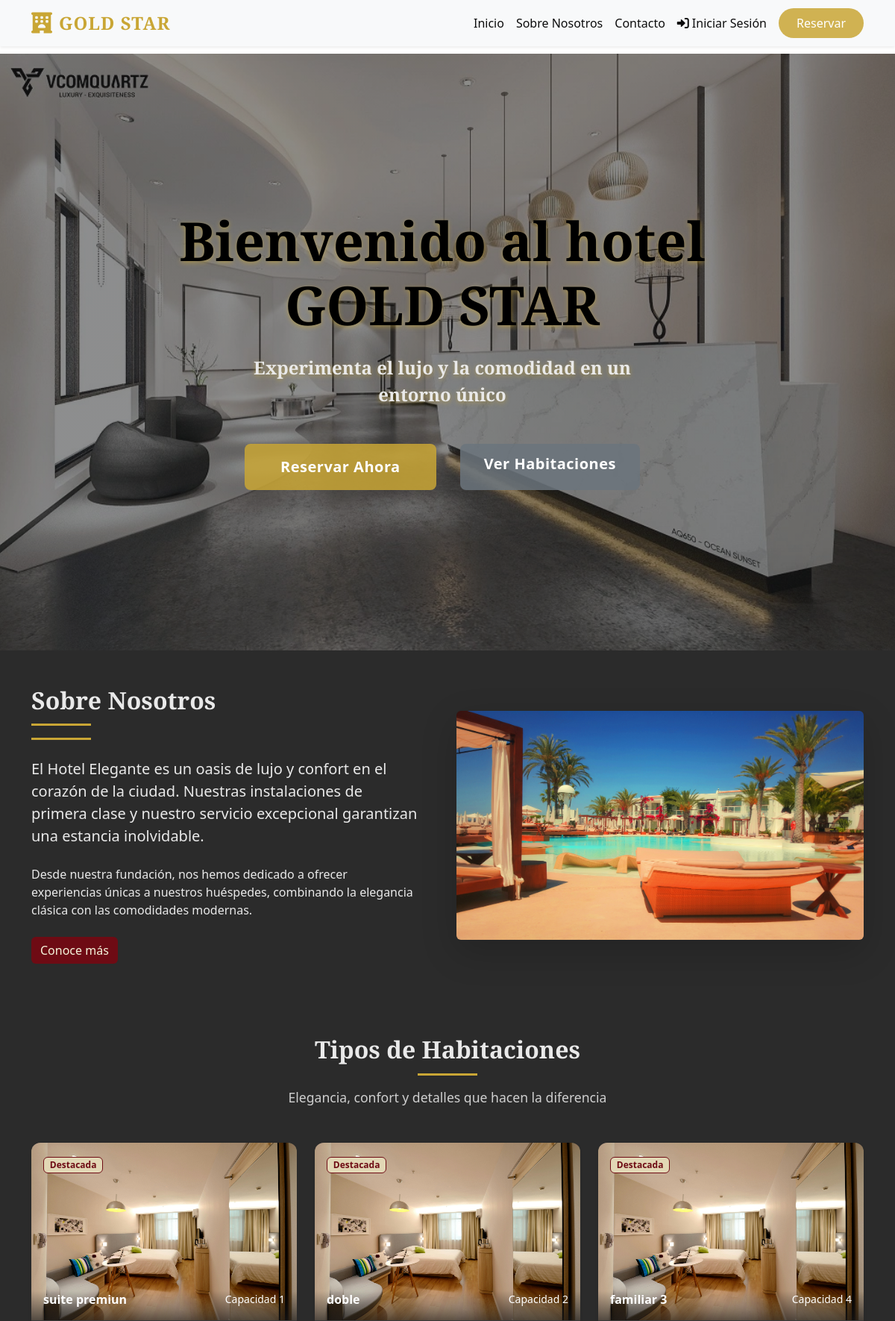
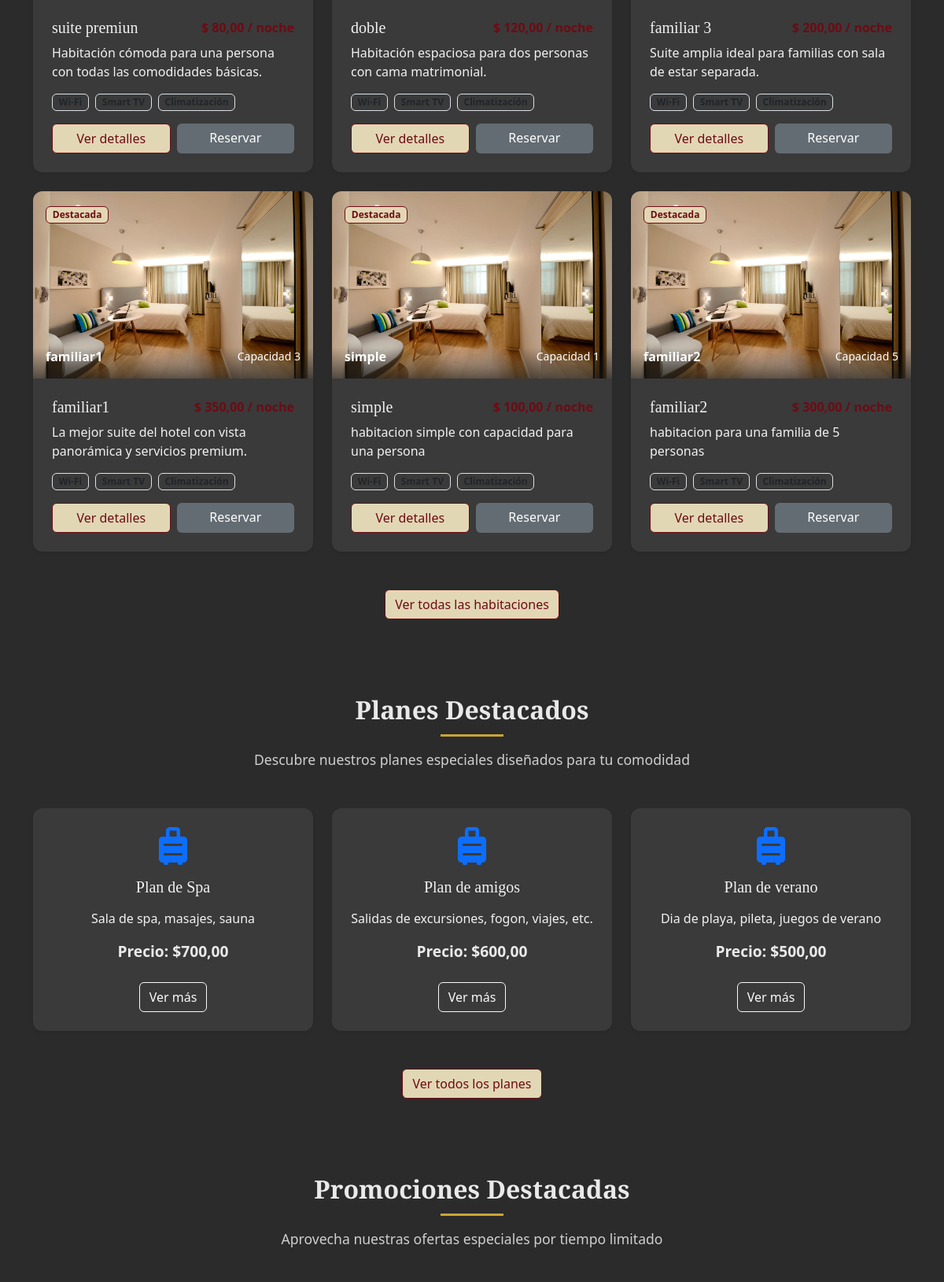
The page / (upper part) on the database its author committed (2 pictures, top to bottom).
### habitaciones/models.py (models this page shows, shortened)
class TipoHabitacion(models.Model):
    nombre = models.CharField(max_length=100, unique=True)
    precio = models.DecimalField(max_digits=10, decimal_places=2)
    capacidad = models.PositiveIntegerField(default=1)
    stock_total = models.PositiveIntegerField(default=0, help_text="Cantidad total de habitaciones de este tipo")
    stock_disponible = models.PositiveIntegerField(default=0, help_text="Cantidad disponible para reservar")
    descripcion = models.TextField(blank=True, null=True)
    imagen = models.ImageField(upload_to='tipos_habitaciones/', blank=True, null=True)
    activo = models.BooleanField(default=True)
    class Meta:
        verbose_name = "Tipo de Habitación"
        verbose_name_plural = "Tipos de Habitaciones"

### administracion/models.py (models this page shows, shortened)
class Plan(models.Model):
    nombre = models.CharField(max_length=100, unique=True)
    descripcion = models.TextField()
    precio = models.DecimalField(max_digits=10, decimal_places=2, validators=[MinValueValidator(0)])
    imagen = models.ImageField(upload_to='planes/', null=True, blank=True)
    habitacion = models.ForeignKey(Habitacion, on_delete=models.CASCADE)  # Habitación asociada al plan
    class Meta:
        ordering = ["nombre"]

### hotel/views.py (the view)
# urls.py: path('', views.index, name='index'),
def index(request):
    if 'numero_huespedes' in request.session:
        del request.session['numero_huespedes']
    if 'fecha_entrada' in request.session:
        del request.session['fecha_entrada']
    if 'fecha_salida' in request.session:
        del request.session['fecha_salida']
    if 'habitacion_id' in request.session:
        del request.session['habitacion_id']
    planes = Plan.objects.all()[:3]
    promociones = Promocion.objects.all()[:3]
    habitaciones = Habitacion.objects.all()[:6]
    tipos = TipoHabitacion.objects.filter(activo=True)[:6]
    servicios = Servicio.objects.all()  # Podés limitar con [:6] si querés
    context = {
        'planes': planes,
        'promociones': promociones,
        'habitaciones': habitaciones,
        'tipos': tipos,
        'servicios': servicios
    }
    return render(request, 'index.html', context)

### administracion/permissions.py (called while the page is built, shortened)
def permisos_context(request):
    return {}

### hotel/templates/index.html (shortened to what this page needs)
{% extends 'base.html' %}
{% load static %}
{% block content %}
<section class="hero position-relative min-vh-100" id="hero">
  <div class="hero-background" style="background-image: url('{% static "img/luhotel.webp" %}');"></div>
  <div class="hero-overlay position-absolute top-0 start-0 w-100 h-100 bg-dark opacity-50"></div>
  <div class="container position-relative d-flex align-items-center justify-content-center" style="z-index: 3;">
    <div class="hero-content text-center text-white py-5">
      <h1 class="display-4 fw-bold mb-4">Bienvenido  al hotel GOLD STAR</h1>
      <p class="lead mb-5">Experimenta el lujo y la comodidad en un entorno único</p>
      <div class="hero-buttons">
    <a href="{% url 'reservas:seleccionar_huespedes' %}" class="btn btn-hotel-gold btn-lg px-5 py-3">Reservar Ahora</a>
        <a href="{% url 'habitaciones_explorar' %}" class="btn btn-hotel-gray btn-lg">Ver Habitaciones</a>
      </div>
    </div>
  </div>
  <div class="scroll-indicator">
  </div>
</section>
<section class="about py-5">
  <div class="container">
    <div class="row align-items-center">
      <div class="col-lg-6 mb-4 mb-lg-0">
        <div class="about-content pe-lg-4">
          <div class="section-header mb-4">
            <h2 class="fw-bold">Sobre Nosotros</h2>
            <div class="divider my-3"></div>
          </div>
          <p class="lead mb-4">El Hotel Elegante es un oasis de lujo y confort en el corazón de la ciudad. Nuestras instalaciones de primera clase y nuestro servicio excepcional garantizan una estancia inolvidable.</p>
          <p class="mb-4">Desde nuestra fundación, nos hemos dedicado a ofrecer experiencias únicas a nuestros huéspedes, combinando la elegancia clásica con las comodidades modernas.</p>
          <a href="{% url 'about' %}" class="btn btn-primary">Conoce más</a>
        </div>
      </div>
      <div class="col-lg-6">
        <div class="about-image rounded overflow-hidden shadow-lg">
          <img src="{% static 'img/pool_dia_unsplash.jpg' %}" alt="Hotel Elegante" class="img-fluid w-100">
        </div>
      </div>
    </div>
  </div>
</section>
<section class="seccion-habitaciones py-5" id="habitaciones">
  <div class="container">
    <div class="section-header text-center mb-5">
      <h2 class="fw-bold">Tipos de Habitaciones</h2>
      <p class="text-muted">Elegancia, confort y detalles que hacen la diferencia</p>
    </div>
    <div class="row g-4">
      {% if tipos %}
        {% for tipo in tipos %}
        <div class="col-md-6 col-lg-4">
          <div class="card h-100 border-0 shadow-sm overflow-hidden">
            <div class="position-relative">
              {% if tipo.imagen %}
                <img src="{{ tipo.imagen.url }}" class="card-img-top img-fluid" alt="{{ tipo.nombre }}">
              {% else %}
                <img src="{% static 'img/habitacion_pexels_1.jpg' %}" class="card-img-top img-fluid" alt="{{ tipo.nombre }}">
              {% endif %}
              <div class="position-absolute top-0 start-0 p-3">
                <span class="badge badge-hotel-beige-dark">Destacada</span>
              </div>
              <div class="position-absolute bottom-0 start-0 w-100 p-3" style="background: linear-gradient(0deg, rgba(26,26,26,0.65) 0%, rgba(26,26,26,0.0) 70%);">
                <div class="d-flex align-items-center justify-content-between text-white">
                  <span class="fw-semibold">{{ tipo.nombre }}</span>
                  <span class="small">Capacidad {{ tipo.capacidad }}</span>
                </div>
              </div>
            </div>
            <div class="card-body p-4">
              <div class="d-flex justify-content-between align-items-start mb-2">
                <h3 class="card-title h5 mb-0">{{ tipo.nombre }}</h3>
                <span class="fw-bold" style="color: var(--vino);">$ {{ tipo.precio }} / noche</span>
              </div>
              <p class="card-text text-muted mb-3">{{ tipo.descripcion|default:"Una opción ideal para tu estadía."|truncatewords:22 }}</p>
              <div class="d-flex gap-2 mb-3">
                <span class="badge bg-light text-dark border">Wi‑Fi</span>
                <span class="badge bg-light text-dark border">Smart TV</span>
                <span class="badge bg-light text-dark border">Climatización</span>
              </div>
              <div class="d-flex gap-2">
                <a href="{% url 'habitaciones:detalle_tipo_publico' tipo.id %}" class="btn btn-hotel-beige-dark w-100">Ver detalles</a>
                <a href="{% url 'reservas:seleccionar_huespedes' %}" class="btn btn-hotel-gray w-100">Reservar</a>
              </div>
            </div>
          </div>
        </div>
        {% endfor %}
      {% else %}
        <p class="text-center">No hay tipos de habitación disponibles en este momento.</p>
      {% endif %}
    </div>
    <div class="text-center mt-5">
      <a href="{% url 'habitaciones_explorar' %}" class="btn btn-hotel-beige-dark">Ver todas las habitaciones</a>
    </div>
  </div>
</section>
<section class="seccion-planes py-5 bg-light">
  <div class="container">
    <div class="section-header text-center mb-5">
      <h2 class="fw-bold">Planes Destacados</h2>
      <p class="text-muted">Descubre nuestros planes especiales diseñados para tu comodidad</p>
    </div>
    <div class="row g-4">
      {% for plan in planes %}
      <div class="col-md-4">
        <div class="card h-100 border-0 shadow-sm">
          <div class="card-body text-center p-4">
            <div class="icon-placeholder mb-3">
              <i class="fas fa-suitcase-rolling fa-3x text-primary"></i>
            </div>
            <h3 class="card-title h5 mb-3">{{ plan.nombre }}</h3>
            <p class="card-text text-muted mb-3">{{ plan.descripcion|truncatechars:100 }}</p>
            <p class="precio fw-bold mb-4">Precio: ${{ plan.precio }}</p>
            <a href="{% url 'detalle_plan' plan.id %}" class="btn btn-outline-light">Ver más</a>
          </div>
        </div>
      </div>
      {% endfor %}
    </div>
    <div class="text-center mt-5">
      <a href="{% url 'planes_y_promociones' %}" class="btn btn-hotel-beige-dark">Ver todos los planes</a>
    </div>
  </div>
</section>
<section class="seccion-promociones py-5">
  <div class="container">
    <div class="section-header text-center mb-5">
      <h2 class="fw-bold">Promociones Destacadas</h2>
      <p class="text-muted">Aprovecha nuestras ofertas especiales por tiempo limitado</p>
    </div>
    <div class="row g-4">
    </div>
  </div>
</section>
{% endblock %}

### hotel/static/css/style.css (style rules this page uses)
:root { --vino: #6E0B14; --beige: #F5F5DC; --negro: #1A1A1A; --dorado: #C9A635; --texto: #2A2A2A; --bs-primary: var(--vino); --bs-secondary: var(--dorado); }
html { font-size: 16px; -webkit-text-size-adjust: 100%; }
.btn-vino, .btn.btn-primary { background-color: var(--vino) !important; color: var(--beige) !important; border: none; transition: all 0.3s ease; }
.btn-hotel-gold { background-color: rgba(201, 166, 53, 0.85) !important; color: #fff !important; border: none; transition: all 0.3s ease; }
.btn-hotel-gray { background-color: rgba(108, 117, 125, 0.85) !important; color: #fff !important; border: none; transition: all 0.3s ease; }
.btn-hotel-beige-dark { background-color: #e2d7b5 !important; color: var(--vino) !important; border: 1px solid var(--vino); transition: all 0.3s ease; }
.hero { background-color: var(--negro); color: var(--beige); padding: 0; position: relative; text-align: center; height: 80vh; min-height: 600px; display: flex; align-items: center; overflow: hidden; }
.hero-background { position: absolute; top: 0; left: 0; width: 100%; height: 100%; z-index: 1; background-size: cover; background-position: center; background-repeat: no-repeat; }
.hero-overlay { background: linear-gradient(rgba(26, 26, 26, 0.7), rgba(26, 26, 26, 0.5)); z-index: 2; }
.hero-content { position: relative; z-index: 3; max-width: 800px; margin: 0 auto; padding: 2rem; }
.hero h1 { color: var(--beige); font-size: clamp(2.5rem, 6vw, 4.5rem); font-family: "Playfair Display", serif; text-shadow: 2px 2px 4px rgba(0, 0, 0, 0.5); margin-bottom: 1.5rem; }
#hero h1 { color: #000000; text-shadow: 0 2px 6px rgba(201, 166, 53, 0.6); font-family: 'Playfair Display', serif; font-weight: 700; }
#hero p { color: #000000; text-shadow: 0 2px 6px rgba(201, 166, 53, 0.6); font-family: 'Playfair Display', serif; font-weight: 600; }
.hero p { color: var(--beige); font-size: clamp(1.1rem, 3vw, 1.5rem); margin-bottom: 2.5rem; text-shadow: 1px 1px 3px rgba(0, 0, 0, 0.5); max-width: 600px; margin-left: auto; margin-right: auto; }
.hero .btn { margin: 0 0.5rem 0.5rem; padding: 0.75rem 2rem; font-weight: 600; letter-spacing: 0.5px; }
.hero-buttons { display: flex; justify-content: center; flex-wrap: wrap; gap: 1rem; }
.section-header h2 { color: var(--vino); font-family: "Playfair Display", serif; margin-bottom: 0.5rem; position: relative; }
.section-header h2::after { content: ""; display: block; width: 80px; height: 3px; background-color: var(--dorado); margin: 0.75rem auto 1rem; }
.section-header p { color: var(--texto); font-size: 1.1rem; max-width: 700px; margin: 0 auto 1.5rem; }
.seccion-planes { background-color: var(--beige); padding: 5rem 0; }
.seccion-planes .card { background-color: #f2f2f2; }
.seccion-planes .icon-placeholder { color: var(--vino); }
.seccion-planes .precio { color: var(--vino); font-weight: bold; font-size: 1.2rem; }
.seccion-promociones { background-color: #fff; padding: 5rem 0; }
.card { border: none; border-radius: 12px; box-shadow: 0 4px 12px rgba(0,0,0,0.08); overflow: hidden; transition: transform 0.3s ease, box-shadow 0.3s ease; height: 100%; background-color: #f2f2f2; }
.card h3 { color: var(--vino); font-family: "Playfair Display", serif; }
.card p { color: var(--texto); }
.about { padding: 5rem 0; background-color: #fff; }
.about .section-header h2 { text-align: left; }
.about .section-header h2::after { margin-left: 0; }
.about .divider { width: 80px; height: 3px; background-color: var(--dorado); margin: 1rem 0 2rem; }
.about-content { padding-right: 2rem; }
.about-image { box-shadow: 0 10px 30px rgba(0,0,0,0.1); }
.badge-hotel-beige-dark { background-color: #e2d7b5 !important; color: var(--vino) !important; border: 1px solid var(--vino) !important; }

### hotel/templates/index.html (style rules this page uses)
main.index-dark h2, main.index-dark h3, main.index-dark p, main.index-dark .card-title, main.index-dark .card-text { color: #e9e9e9 !important; }
main.index-dark .text-muted { color: #cfcfcf !important; }
main.index-dark .bg-light { background-color: transparent !important; }
main.index-dark .seccion-planes, main.index-dark .seccion-promociones, main.index-dark .seccion-servicios, main.index-dark .about, main.index-dark .seccion-habitaciones, main.index-dark .seccion-instalaciones { background-color: transparent !important; }
main.index-dark .card { background-color: #3a3a3a; color: #f1f1f1; border: 1px solid rgba(255,255,255,0.08); }
main.index-dark .card .card-title, main.index-dark .card .card-text { color: #f1f1f1 !important; }

### rows shown on the page
TipoHabitacion: nombre "suite premiun", capacidad "1", descripcion "Habitación cómoda para una persona con todas las comodidades básicas."
TipoHabitacion: nombre "doble", capacidad "2", descripcion "Habitación espaciosa para dos personas con cama matrimonial."
TipoHabitacion: nombre "familiar 3", capacidad "4", descripcion "Suite amplia ideal para familias con sala de estar separada."
TipoHabitacion: nombre "familiar1", capacidad "3", descripcion "La mejor suite del hotel con vista panorámica y servicios premium."
TipoHabitacion: nombre "simple", capacidad "1", descripcion "habitacion simple con capacidad para una persona"
TipoHabitacion: nombre "familiar2", capacidad "5", descripcion "habitacion para una familia de 5 personas"
Plan: nombre "Plan de Spa", descripcion "Sala de spa, masajes, sauna", precio "700,00"
Plan: nombre "Plan de amigos", descripcion "Salidas de excursiones, fogon, viajes, etc.", precio "600,00"
Plan: nombre "Plan de verano", descripcion "Dia de playa, pileta, juegos de verano", precio "500,00"
